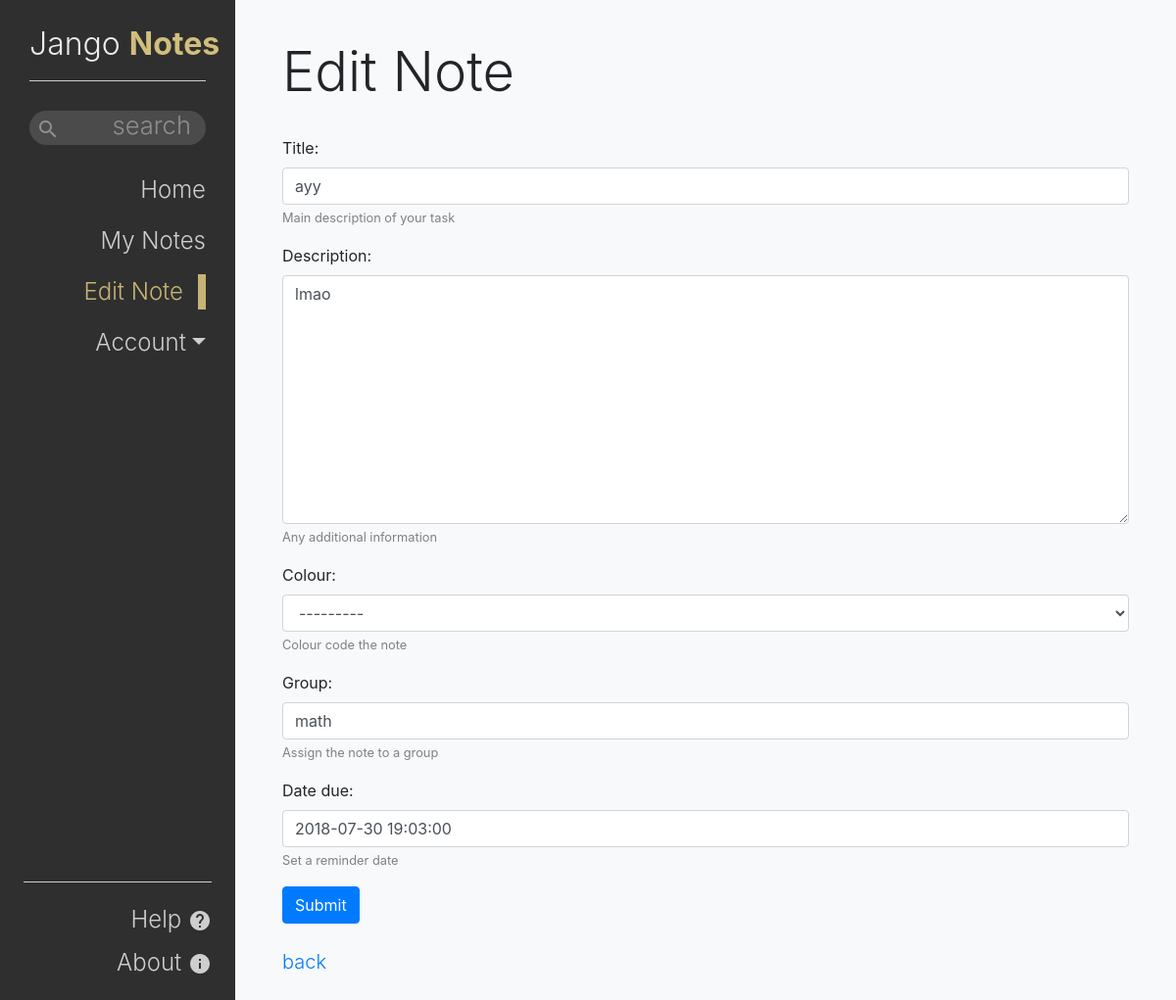
The page /note/29 (signed in) on the database as committed earlier.
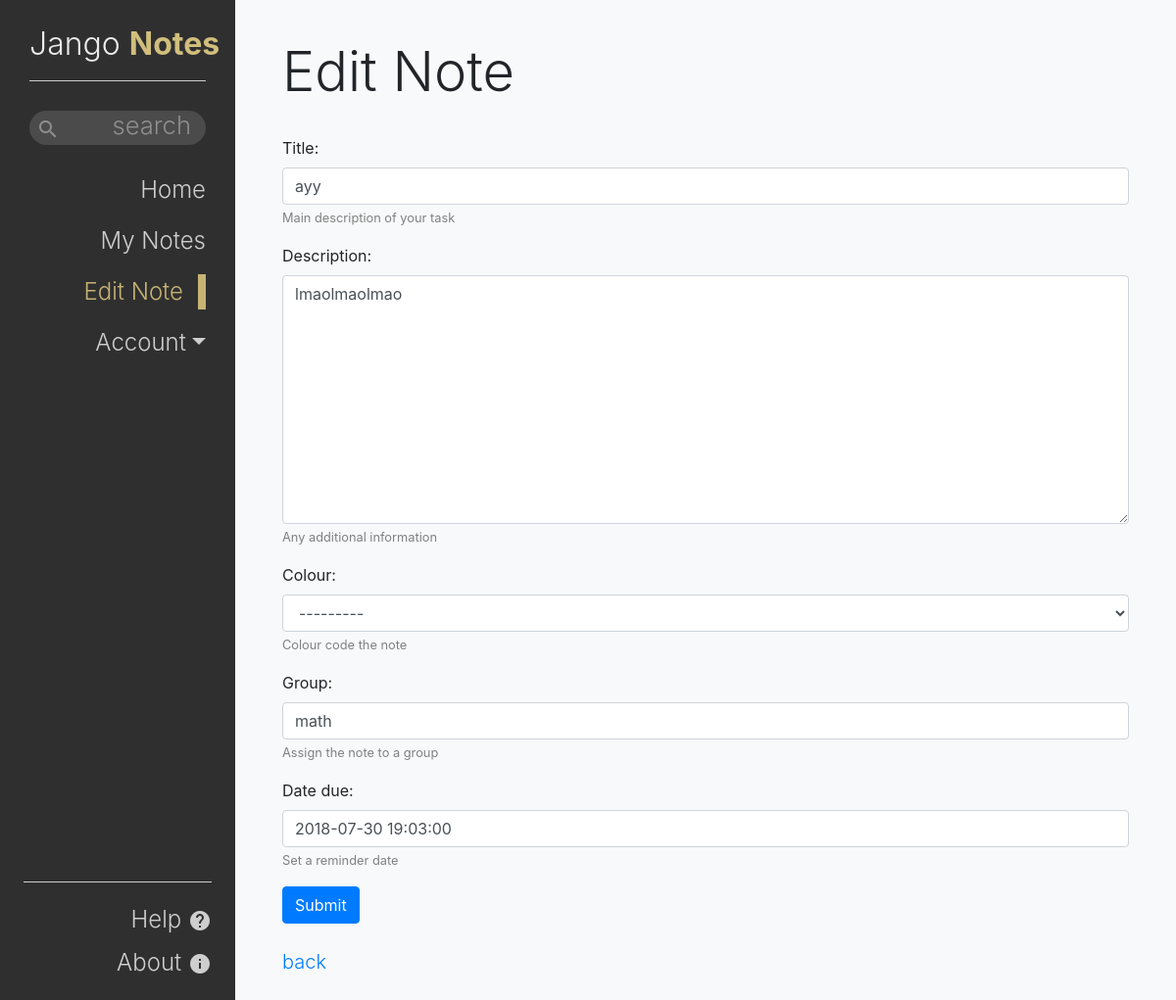
The same page on the database as committed later.
### notesApp/models.py (models this page shows, shortened)
class Note(models.Model):
    colourChoices = (
        ('blue', 'Blue'),
        ('red', 'Red'),
        ('green', 'Green'),
        ('yellow', 'Yellow'),
    )
    owner = models.ForeignKey(User, on_delete=models.CASCADE)
    title = models.CharField(
        max_length=50, help_text="Main description of your task")
    description = models.TextField(
        blank=True, null=True, help_text="Any additional information")
    colour = models.CharField(blank=True, null=True,
                              max_length=50, choices=colourChoices, help_text="Colour code the note")
    group = models.CharField(
        blank=True, null=True, max_length=50, help_text="Assign the note to a group")
    dateCreated = models.DateTimeField(
        auto_now_add=True, verbose_name='date created')
    dateDue = models.DateTimeField(
        blank=True, null=True, help_text="Set a reminder date", verbose_name='date due')
    class Meta:
        ordering = ["dateCreated"]

### notesApp/views.py (the view)
# urls.py: path('note/<int:pk>', views.EditNote, name='editNote'),
@login_required
def EditNote(request, pk):
    note = get_object_or_404(Note, pk=pk)
    if note.owner != request.user:
        raise Http404("You can only edit your own notes.")
    if request.method == 'POST':
        form = NoteForm(request.POST, instance=note)
        if form.is_valid():
            form.save()
            return redirect('notes')
    else:
        form = NoteForm(instance=note)
    return render(request, 'notesApp/noteForm.html', {'form': form })

### notesApp/forms.py
class NoteForm(forms.ModelForm):
    class Meta:
        model = Note
        exclude = ['owner']
        widgets = {'dateDue': DateTimePickerInput(options={
            "showClose": False,
            "showClear": False,
            "showTodayButton": True,
            "format": "MM/DD/YYYY HH:mm",
        })}
    def __init__(self, *args, **kwargs):
        super(NoteForm, self).__init__(*args, **kwargs)
        for field_name, field in self.fields.items():
            field.widget.attrs['class'] = 'form-control'

### templates/notesApp/noteForm.html (shortened to what this page needs)
{% extends "base.html" %}
{% block content %}
  <h1 id="title" class="display-4 mt-3">Add Note</h1>
  <br>
  <form method="post">
    {% for field in form %}
      <p>
        {{ field.label_tag }}<br>
        {{ field }}
        {% if field.help_text %}
          <small style="color: grey">{{ field.help_text }}</small>
        {% endif %}
      </p>
    {% endfor %}
    <button class="btn btn-primary" type="submit">Submit</button>
  </form>
  <br>
  <a href="{% url 'notes' %}" class="lead">back</a>
{% endblock %}
{% block sidebar %}
<li class="nav-item">
    <a class="nav-link" href="{% url 'index' %}">Home</a>
  </li>
  <li class="nav-item">
    <a class="nav-link" href="{% url 'notes' %}">My Notes</a>
  </li>
  <li class="nav-item active">
    <a class="nav-link" id="note-nav" href="{% url 'noteCreate' %}">Add Note</a>
  </li>
{% endblock %}

Rows that differ between the two databases and show on the page:
changed Note "ayy": description "lmao" → "lmaolmaolmao"
